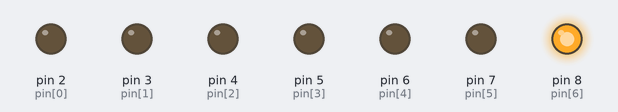
The sketch below on a simulated Arduino Uno, built with avr-gcc and run on an emulated ATmega328P. Shown: output pins drawn as LEDs (lit = HIGH).

Above: at 0.1 s.
At 0.5 s:
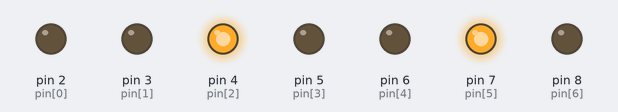
At 0.9 s:
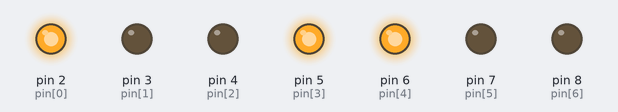
At 1.9 s:
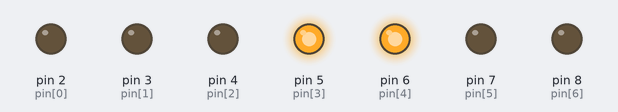
At 3.1 s:
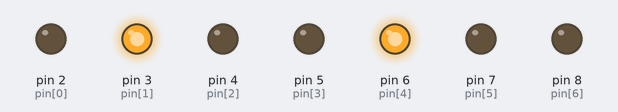
At 4.3 s:
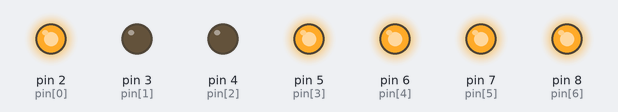
Timing chart, 0 to 4.6 s (numbered marks = the images above):
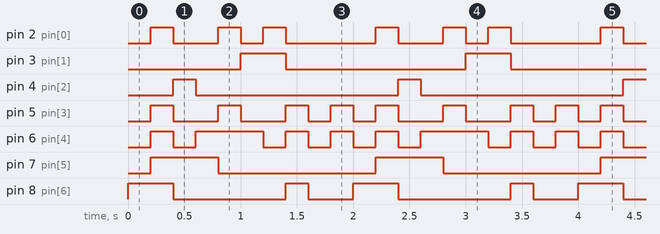

The sketch:

09-1.ino
```cpp
// direct FND
int pin[] = { 2, 3, 4, 5, 6, 7, 8 };  //A[0] B[1] C[2] D[3] E[4] F[5] G[6]
int pinSize = sizeof(pin) / sizeof(int);
int delaytimeTag = 200;

void setup() {
  for(int i=0; i < pinSize; i++) {
    pinMode(pin[i],OUTPUT);
    digitalWrite(pin[i],HIGH);
  }
}

void loop() {
  digitalWrite(pin[0],LOW);digitalWrite(pin[1],LOW);digitalWrite(pin[2],LOW);
  digitalWrite(pin[3],LOW);digitalWrite(pin[4],LOW);digitalWrite(pin[5],LOW);
  digitalWrite(pin[6],HIGH);delay(delaytimeTag);                                   // 0 ⇒ HIGH:G(6)

  digitalWrite(pin[0],HIGH);digitalWrite(pin[1],LOW);digitalWrite(pin[2],LOW);
  digitalWrite(pin[3],HIGH);digitalWrite(pin[4],HIGH);digitalWrite(pin[5],HIGH);
  digitalWrite(pin[6],HIGH);delay(delaytimeTag);                                   // 1 ⇒ HIGH:A(0),D(3),E(4),F(5),G(6)

  digitalWrite(pin[0],LOW);digitalWrite(pin[1],LOW);digitalWrite(pin[2],HIGH);
  digitalWrite(pin[3],LOW);digitalWrite(pin[4],LOW);digitalWrite(pin[5],HIGH);
  digitalWrite(pin[6],LOW);delay(delaytimeTag);                                    // 2 ⇒ HIGH:C(2),F(5)

  digitalWrite(pin[0],LOW);digitalWrite(pin[1],LOW);digitalWrite(pin[2],LOW);
  digitalWrite(pin[3],LOW);digitalWrite(pin[4],HIGH);digitalWrite(pin[5],HIGH);
  digitalWrite(pin[6],LOW);delay(delaytimeTag);                                    // 3 ⇒ HIGH:E(4),F(5)

  digitalWrite(pin[0],HIGH);digitalWrite(pin[1],LOW);digitalWrite(pin[2],LOW);
  digitalWrite(pin[3],HIGH);digitalWrite(pin[4],HIGH);digitalWrite(pin[5],LOW);
  digitalWrite(pin[6],LOW);delay(delaytimeTag);                                    // 4 ⇒ HIGH:A(0),D(3),E(4)

  digitalWrite(pin[0],LOW);digitalWrite(pin[1],HIGH);digitalWrite(pin[2],LOW);
  digitalWrite(pin[3],LOW);digitalWrite(pin[4],HIGH);digitalWrite(pin[5],LOW);
  digitalWrite(pin[6],LOW);delay(delaytimeTag);                                    // 5 ⇒ HIGH:B(1),E(4)

  digitalWrite(pin[0],HIGH);digitalWrite(pin[1],HIGH);digitalWrite(pin[2],LOW);
  digitalWrite(pin[3],LOW);digitalWrite(pin[4],LOW);digitalWrite(pin[5],LOW);
  digitalWrite(pin[6],LOW);delay(delaytimeTag);                                    // 6 ⇒ HIGH:A(0),B(1)

  digitalWrite(pin[0],LOW);digitalWrite(pin[1],LOW);digitalWrite(pin[2],LOW);
  digitalWrite(pin[3],HIGH);digitalWrite(pin[4],HIGH);digitalWrite(pin[5],LOW);
  digitalWrite(pin[6],HIGH);delay(delaytimeTag);                                   // 7 ⇒ HIGH:D(3),E(4),G(6)

  digitalWrite(pin[0],LOW);digitalWrite(pin[1],LOW);digitalWrite(pin[2],LOW);
  digitalWrite(pin[3],LOW);digitalWrite(pin[4],LOW);digitalWrite(pin[5],LOW);
  digitalWrite(pin[6],LOW);delay(delaytimeTag);                                    // 8 ⇒ HIGH: ․

  digitalWrite(pin[0],LOW);digitalWrite(pin[1],LOW);digitalWrite(pin[2],LOW);
  digitalWrite(pin[3],HIGH);digitalWrite(pin[4],HIGH);digitalWrite(pin[5],LOW);
  digitalWrite(pin[6],LOW);delay(delaytimeTag);                                    // 9 ⇒ HIGH:D(3),E(4)

}
```

Measured:
- by itself, pin 2 (pin[0]): repeats every 2.0 s: LOW 0.40 s, HIGH 0.20 s, LOW 0.20 s, HIGH 0.20 s, LOW 0.80 s, HIGH 0.20 s
- by itself, pin 3 (pin[1]): alternates HIGH for 0.40 s and LOW for 1.6 s
- by itself, pin 4 (pin[2]): alternates HIGH for 0.20 s and LOW for 1.8 s
- by itself, pin 5 (pin[3]): repeats every 2.0 s: 2 × (LOW 0.40 s, HIGH 0.20 s), 2 × (LOW 0.20 s, HIGH 0.20 s)
- by itself, pin 6 (pin[4]): repeats every 2.0 s: LOW 0.20 s, HIGH 0.60 s, 3 × (LOW 0.20 s, HIGH 0.20 s)
- by itself, pin 7 (pin[5]): alternates HIGH for 0.60 s and LOW for 1.4 s
- by itself, pin 8 (pin[6]): repeats every 2.0 s: HIGH 0.20 s, LOW 0.40 s, HIGH 0.40 s, LOW 1.0 s
